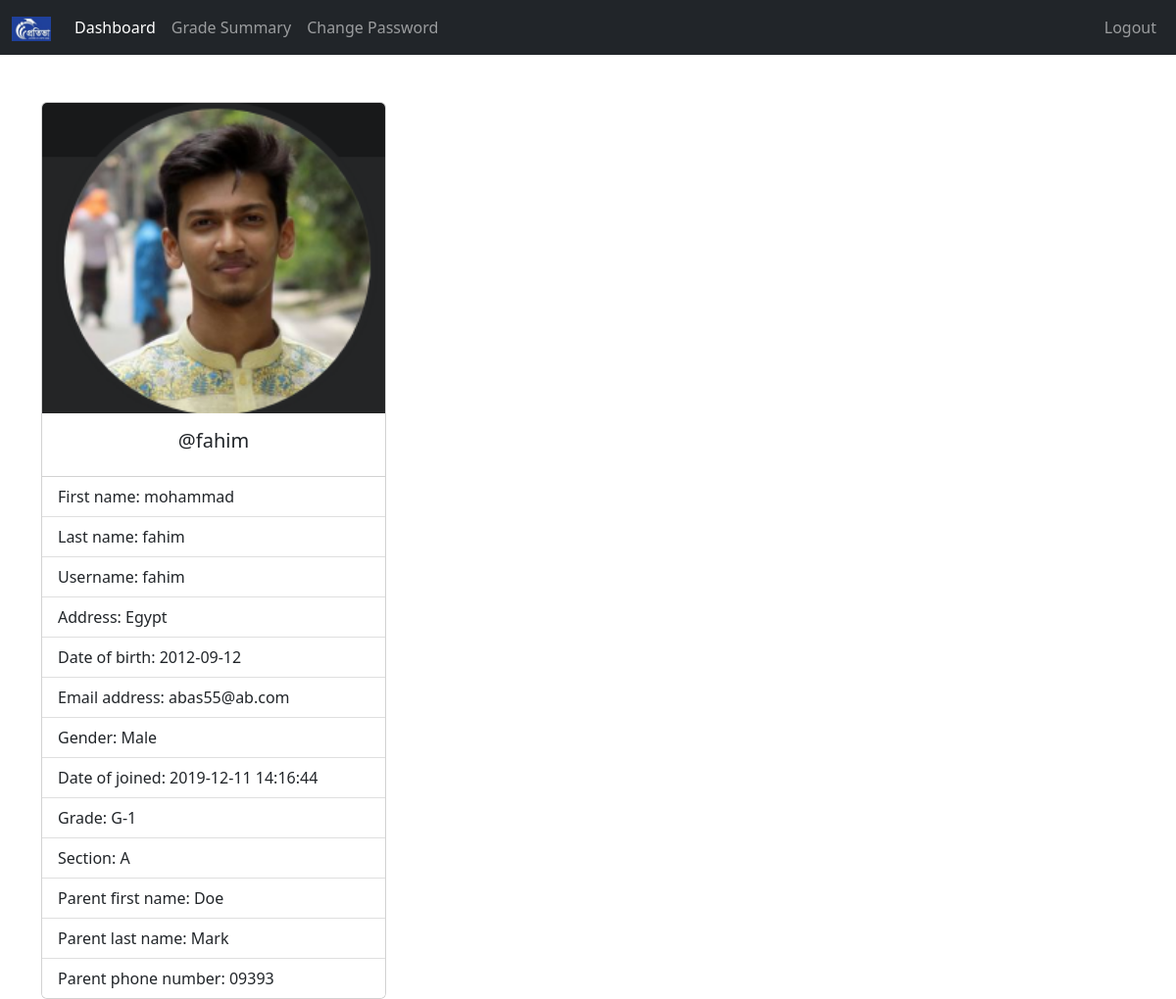
The app's page /Student/index.php (signed in) with its own data.
### tables this page shows
CREATE TABLE `students` (
  `student_id` int(11) NOT NULL,
  `username` varchar(127) NOT NULL,
  `password` varchar(255) NOT NULL,
  `fname` varchar(127) NOT NULL,
  `lname` varchar(255) NOT NULL,
  `grade` int(11) NOT NULL,
  `section` int(11) NOT NULL,
  `address` varchar(31) NOT NULL,
  `gender` varchar(7) NOT NULL,
  `email_address` varchar(255) NOT NULL,
  `date_of_birth` date NOT NULL,
  `date_of_joined` timestamp NULL DEFAULT current_timestamp(),
  `parent_fname` varchar(127) NOT NULL,
  `parent_lname` varchar(127) NOT NULL,
  `parent_phone_number` varchar(31) NOT NULL
);

CREATE TABLE `grades` (
  `grade_id` int(11) NOT NULL,
  `grade` varchar(31) NOT NULL,
  `grade_code` varchar(7) NOT NULL
);

CREATE TABLE `section` (
  `section_id` int(11) NOT NULL,
  `section` varchar(7) NOT NULL
);

### Student/data/student.php (called while the page is built, shortened)
<?php
function getStudentById($id, $conn){
   $sql = "SELECT * FROM students
           WHERE student_id=?";
   $stmt = $conn->prepare($sql);
   $stmt->execute([$id]);
   if ($stmt->rowCount() == 1) {
     $student = $stmt->fetch();
     return $student;
   }else {
    return 0;
   }
}

### Student/data/grade.php (called while the page is built, shortened)
<?php
function getGradeById($grade_id, $conn){
   $sql = "SELECT * FROM grades
           WHERE grade_id=?";
   $stmt = $conn->prepare($sql);
   $stmt->execute([$grade_id]);
   if ($stmt->rowCount() == 1) {
     $grade = $stmt->fetch();
     return $grade;
   }else {
    return 0;
   }
}

### Student/data/section.php (called while the page is built, shortened)
<?php
function getSectioById($section_id, $conn){
   $sql = "SELECT * FROM section
           WHERE section_id=?";
   $stmt = $conn->prepare($sql);
   $stmt->execute([$section_id]);
   if ($stmt->rowCount() == 1) {
     $section = $stmt->fetch();
     return $section;
   }else {
    return 0;
   }
}

### Student/index.php (the view, shortened to what this page needs)
<?php
if (isset($_SESSION['student_id']) &&
    isset($_SESSION['role'])) {
    if ($_SESSION['role'] == 'Student') {
       include "../DB_connection.php";
       include "data/student.php";
       include "data/grade.php";
       include "data/section.php";
       $student_id = $_SESSION['student_id'];
       $student = getStudentById($student_id, $conn);
 ?>
<!DOCTYPE html>
<html lang="en">
<head>
	<link rel="stylesheet" href="https://cdn.jsdelivr.net/npm/bootstrap@5.2.0/dist/css/bootstrap.min.css">
	<link rel="stylesheet" href="../css/style.css">
  <link rel="stylesheet" href="https://cdnjs.cloudflare.com/ajax/libs/font-awesome/4.7.0/css/font-awesome.min.css">
</head>
<body>
    <?php
        include "inc/navbar.php";
     ?>
     <?php
        if ($student != 0) {
     ?>
     <div class="container mt-5">
         <div class="card" style="width: 22rem;">
          <img src="../img/student2-<?=$student['gender']?>.png" class="card-img-top" alt="...">
          <div class="card-body">
            <h5 class="card-title text-center">@<?=$student['username']?></h5>
          </div>
          <ul class="list-group list-group-flush">
            <li class="list-group-item">First name: <?=$student['fname']?></li>
            <li class="list-group-item">Last name: <?=$student['lname']?></li>
            <li class="list-group-item">Username: <?=$student['username']?></li>
            <li class="list-group-item">Address: <?=$student['address']?></li>
            <li class="list-group-item">Date of birth: <?=$student['date_of_birth']?></li>
            <li class="list-group-item">Email address: <?=$student['email_address']?></li>
            <li class="list-group-item">Gender: <?=$student['gender']?></li>
            <li class="list-group-item">Date of joined: <?=$student['date_of_joined']?></li>
            <li class="list-group-item">Grade:
                 <?php
                      $grade = $student['grade'];
                      $g = getGradeById($grade, $conn);
                      echo $g['grade_code'].'-'.$g['grade'];
                  ?>
            </li>
            <li class="list-group-item">Section:
                 <?php
                    $section = $student['section'];
                    $s = getSectioById($section, $conn);
                    echo $s['section'];
                  ?>
            </li>
            <li class="list-group-item">Parent first name: <?=$student['parent_fname']?></li>
            <li class="list-group-item">Parent last name: <?=$student['parent_lname']?></li>
            <li class="list-group-item">Parent phone number: <?=$student['parent_phone_number']?></li>
          </ul>
        </div>
     </div>
     <?php
        }else {
          header("Location: student.php");
          exit;
        }
     ?>
</body>
</html>
<?php
  }else {
    header("Location: ../login.php");
    exit;
  }
}else {
	header("Location: ../login.php");
	exit;
}
?>

### records on screen
students: gender (picture), username "fahim", fname "mohammad", lname "fahim", address "Egypt", date_of_birth "2012-09-12", email_address "abas55@ab.com", gender "Male", date_of_joined "2019-12-11 14:16:44", parent_fname "Doe", parent_lname "Mark", parent_phone_number "09393"
grades: grade_code "G", grade "1"
section: section "A"
